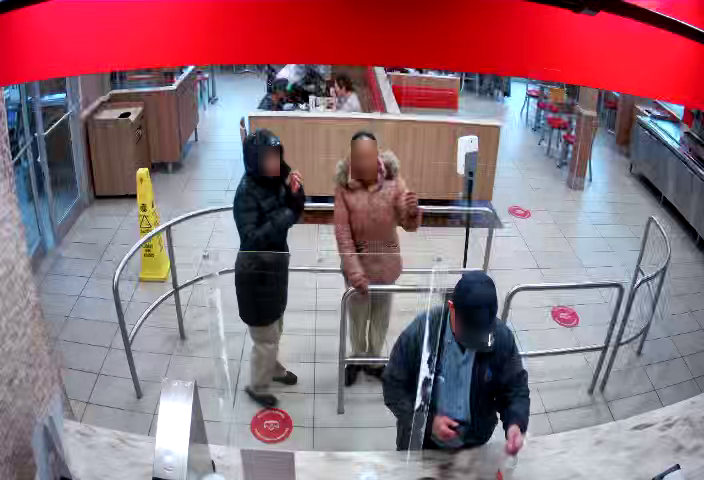
#> input picture image_test/1636738315284889400.png, 704 x 480 px
$ python build_histograms.py
#> lines starting #> are read from the running program, lines starting #| are printed output that depends on the picture
import numpy as np
import cv2 as cv
from matplotlib import pyplot as plt

# Define a function to calculate histogram correlation
def calculate_correlation(hist1, hist2):
    return cv.compareHist(hist1, hist2, cv.HISTCMP_CORREL)

img = cv.imread('./image_test/1636738315284889400.png', cv.IMREAD_GRAYSCALE)
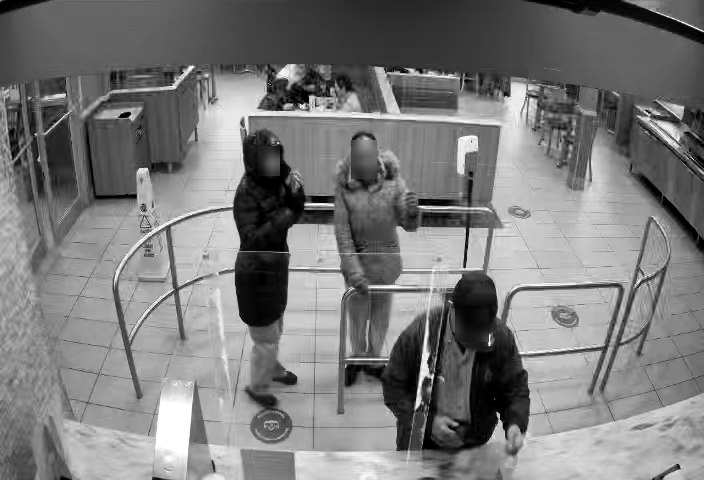
#> img: shape (480, 704); min 0, max 255, mean 122.9
assert img is not None, "file could not be read, check with os.path.exists()"
# create first mask full box
mask = np.zeros(img.shape[:2], np.uint8)
x, y, w, h = 232,128,70,269
mask[y:y+h, x:x+w] = 255
masked_img = cv.bitwise_and(img,img,mask = mask)
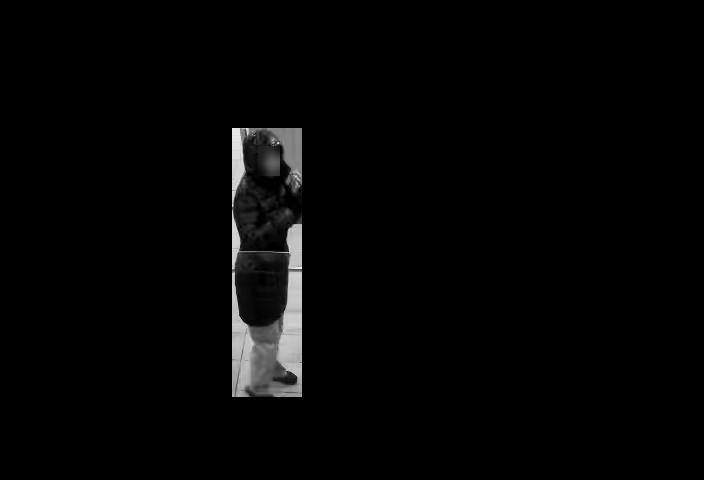
#> masked_img: shape (480, 704); min 0, max 244, mean 4.8
# create second mask height half
mask2 = np.zeros(img.shape[:2], np.uint8)
h2 = h//2
mask2[y:y+h2, x:x+w] = 255
masked_img2 = cv.bitwise_and(img,img,mask=mask2)
# Calculate histogram with mask and without mask
# Check third argument for mask
hist_mask = cv.calcHist([img],[0],mask,[256],[0,256])
#> hist_mask = 256 values, max 539 at index 0, min 0 at index 237, mean 73.55
hist_mask_normalized = (hist_mask / hist_mask.sum())*100
#> hist_mask_normalized = 256 values, max 2.86 at index 0, min 0 at index 237, mean 0.391
hist_mask2 = cv.calcHist([img],[0],mask2,[256],[0,256])
#> hist_mask2 = 256 values, max 515 at index 0, min 0 at index 154, mean 36.64
hist_mask2_normalized = (hist_mask2/ hist_mask2.sum())*100
#> hist_mask2_normalized = 256 values, max 5.49 at index 0, min 0 at index 154, mean 0.391


img2 = cv.imread('./image_test/1636738357390407600.png', cv.IMREAD_GRAYSCALE)
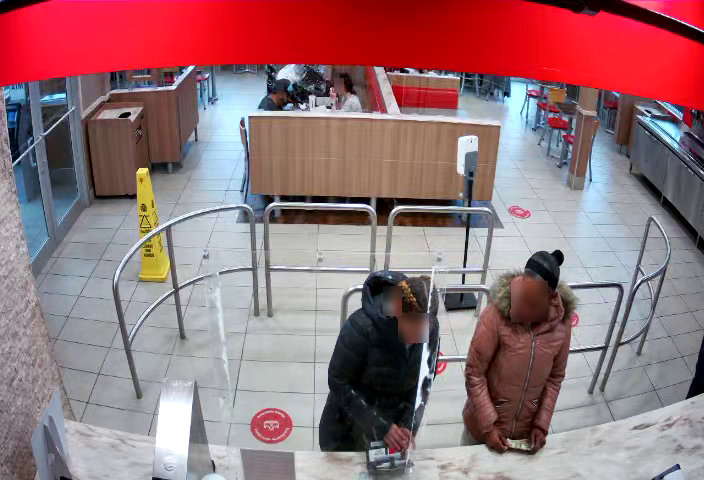
#> input picture image_test/1636738357390407600.png, 704 x 480 px
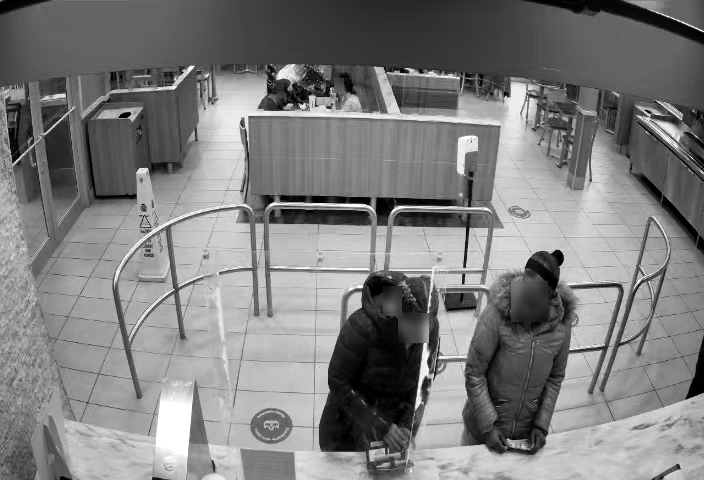
#> img2: shape (480, 704); min 0, max 255, mean 126.2
assert img2 is not None, "file could not be read, check with os.path.exists()"
# create first mask full box
mask_secondimg = np.zeros(img.shape[:2], np.uint8)
x, y, w, h = 463,251,112,206
mask_secondimg[y:y+h, x:x+w] = 255
masked_img3 = cv.bitwise_and(img,img,mask = mask_secondimg)
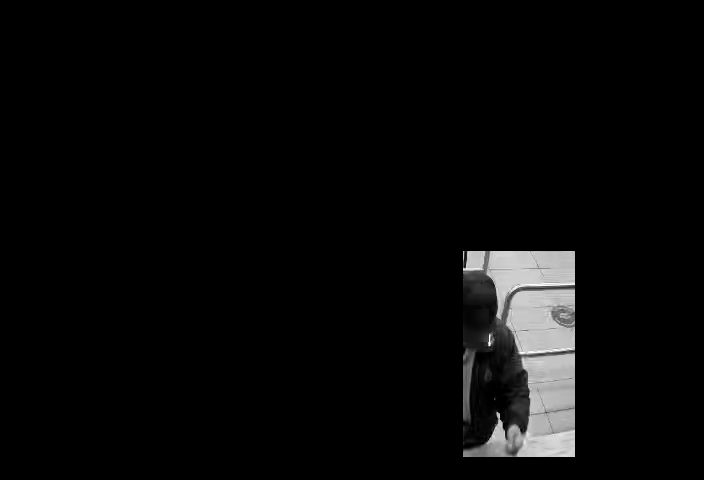
#> masked_img3: shape (480, 704); min 0, max 255, mean 8.5
# create second mask height half
mask_secondimg2 = np.zeros(img.shape[:2], np.uint8)
h2 = h//2
mask_secondimg2[y:y+h2, x:x+w] = 255
masked_img4 = cv.bitwise_and(img,img,mask=mask_secondimg2)
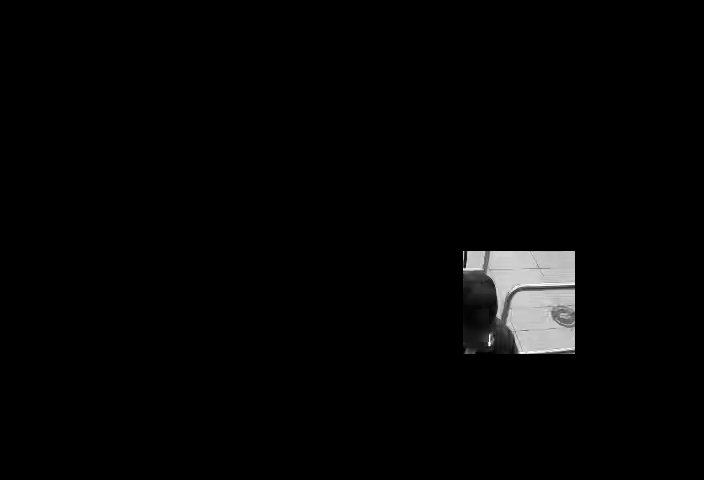
#> masked_img4: shape (480, 704); min 0, max 255, mean 4.9
# Calculate histogram with mask and without mask
# Check third argument for mask
hist_mask_secondimg = cv.calcHist([img],[0],mask_secondimg,[256],[0,256])
#> hist_mask_secondimg = 256 values, max 625 at index 195, min 1 at index 239, mean 90.12
hist_mask_normalized_secondimg = (hist_mask_secondimg / hist_mask_secondimg.sum())*100
#> hist_mask_normalized_secondimg = 256 values, max 2.71 at index 195, min 0.00433 at index 239, mean 0.391
hist_mask2_second_img = cv.calcHist([img],[0],mask_secondimg2,[256],[0,256])
#> hist_mask2_second_img = 256 values, max 469 at index 195, min 1 at index 225, mean 45.06
hist_mask2_normalized_secondimg = (hist_mask2_second_img/ hist_mask2_second_img.sum())*100
#> hist_mask2_normalized_secondimg = 256 values, max 4.07 at index 195, min 0.00867 at index 225, mean 0.391


# Calculate correlations
correlation_1_2_1 = calculate_correlation(hist_mask_normalized, hist_mask_normalized_secondimg)
#> correlation_1_2_1 = 0.615
correlation_1_2_2 = calculate_correlation(hist_mask_normalized, hist_mask2_normalized_secondimg)
#> correlation_1_2_2 = 0.357
correlation_2_2_1 = calculate_correlation(hist_mask2_normalized, hist_mask_normalized_secondimg)
#> correlation_2_2_1 = 0.351
correlation_2_2_2 = calculate_correlation(hist_mask2_normalized, hist_mask2_normalized_secondimg)
#> correlation_2_2_2 = 0.123

# Determine the most accurate comparison
correlations = [correlation_1_2_1, correlation_1_2_2, correlation_2_2_1, correlation_2_2_2]
#> correlations = [0.615, 0.357, 0.351, 0.123]
comparison_names = ["Img 1 Mask 1 vs Img 2 Mask 1", "Img 1 Mask 1 vs Img 2 Mask 2",
                    "Img 1 Mask 2 vs Img 2 Mask 1", "Img 1 Mask 2 vs Img 2 Mask 2"]
max_correlation_index = np.argmax(correlations)
#> max_correlation_index = 0
most_accurate_comparison = comparison_names[max_correlation_index]
#> most_accurate_comparison = 'Img 1 Mask 1 vs Img 2 Mask 1'

print(f"The most accurate comparison is: {most_accurate_comparison} with a correlation of {correlations[max_correlation_index]:.4f}")
#| The most accurate comparison is: Img 1 Mask 1 vs Img 2 Mask 1 with a correlation of 0.6150


#display
fig, axs = plt.subplots(2, 2, figsize=(20, 12))

# Comparison 1: Image 1 Mask 1 with Image 2 Mask 1
axs[0, 0].plot(hist_mask_normalized, label='Img 1 Full Mask')
axs[0, 0].plot(hist_mask_normalized_secondimg, label='Img 2 Full Mask')
axs[0, 0].set_title('Comparison: Img 1 Mask 1 vs Img 2 Mask 1')
axs[0, 0].set_xlabel('Pixel Value')
axs[0, 0].set_ylabel('Percentage')
axs[0, 0].legend()

# Comparison 2: Image 1 Mask 1 with Image 2 Mask 2
axs[0, 1].plot(hist_mask_normalized, label='Img 1 Full Mask')
axs[0, 1].plot(hist_mask2_normalized_secondimg, label='Img 2 Top Half Mask')
axs[0, 1].set_title('Comparison: Img 1 Mask 1 vs Img 2 Mask 2')
axs[0, 1].set_xlabel('Pixel Value')
axs[0, 1].set_ylabel('Percentage')
axs[0, 1].legend()

# Comparison 3: Image 1 Mask 2 with Image 2 Mask 1
axs[1, 0].plot(hist_mask2_normalized, label='Img 1 Top Half Mask')
axs[1, 0].plot(hist_mask_normalized_secondimg, label='Img 2 Full Mask')
axs[1, 0].set_title('Comparison: Img 1 Mask 2 vs Img 2 Mask 1')
axs[1, 0].set_xlabel('Pixel Value')
axs[1, 0].set_ylabel('Percentage')
axs[1, 0].legend()

# Comparison 4: Image 1 Mask 2 with Image 2 Mask 2
axs[1, 1].plot(hist_mask2_normalized, label='Img 1 Top Half Mask')
axs[1, 1].plot(hist_mask2_normalized_secondimg, label='Img 2 Top Half Mask')
axs[1, 1].set_title('Comparison: Img 1 Mask 2 vs Img 2 Mask 2')
axs[1, 1].set_xlabel('Pixel Value')
axs[1, 1].set_ylabel('Percentage')
axs[1, 1].legend()

plt.tight_layout()
plt.show()
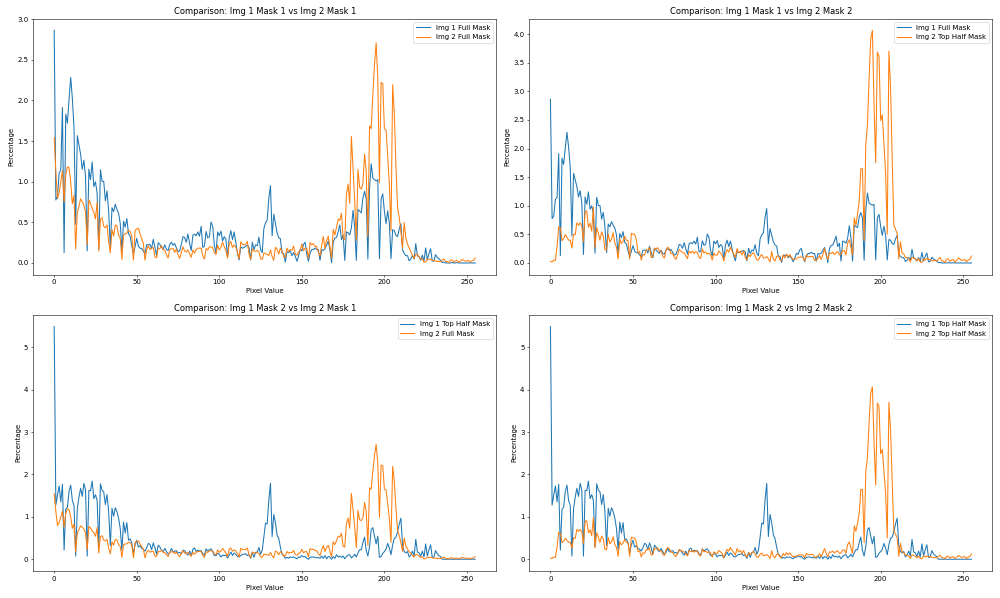
#> figure drawn by matplotlib, 4 panels; panel 1: curve peaks at x = 0, y = 2.86; panel 1: curve peaks at x = 195, y = 2.71; panel 2: curve peaks at x = 0, y = 2.86; panel 2: curve peaks at x = 195, y = 4.07


# have to do 4 total comparaison of a person box with box, etc...
# image 1 test boxes
# person 1: 232,128,70,269
# person 1 upper half: 232, 128, 70, 135
# person 2: 375,271,156,188
# person 2: upper half: 375, 271, 156, 94
# person 3: 375,271,156,188
# person 3 upper half: 375, 271, 156, 94

#image 2 test boxes
# person 1: 463, 251, 112, 206
# person 1 upper half: 463, 251, 112, 103
# person 2: 321,269,123,189
# person 2 upper half: 321,269,123,95
